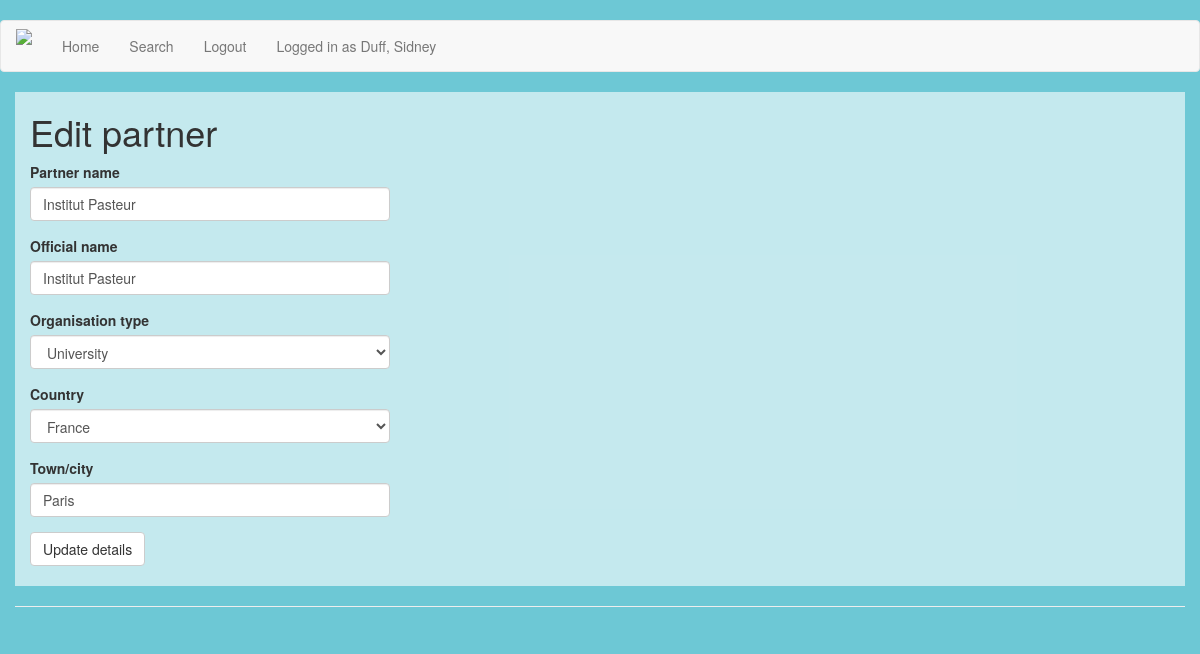
/editpartner/154 (signed in), run on an earlier commit of the app's database.
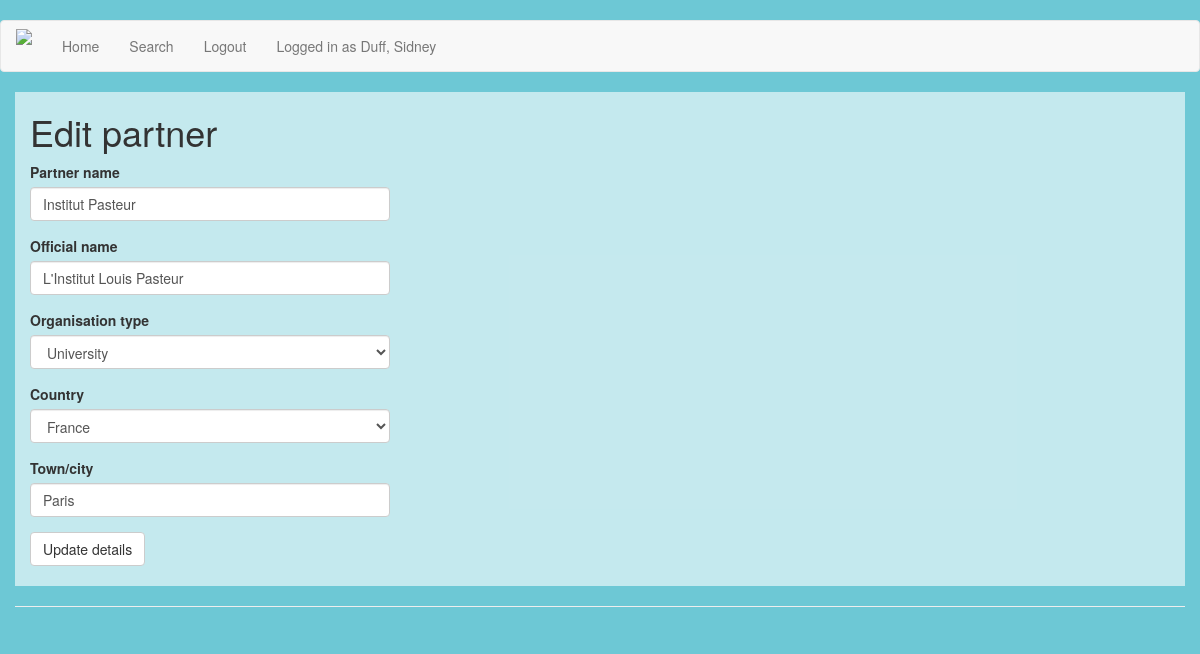
And on a later commit of the database.
### app/models.py (models this page shows, shortened)
class Partner(db.Model):
	id = db.Column(db.Integer, primary_key=True)
	name = db.Column(db.String(80), index=True, unique=True)
	offname = db.Column(db.String(80), index=True)
	ptype = db.Column(db.String(128))
	city = db.Column(db.String(128))
	country = db.Column(db.String(128), db.ForeignKey('country.iso'))
	contact = db.Column(db.String(64))
	owner = db.Column(db.Integer, db.ForeignKey('user.id'))
	created_date = db.Column(db.DateTime, index=True, default=datetime.utcnow)
	last_updated = db.Column(db.Date, index=True)
	updated_by = db.Column(db.Integer)
	agreement = db.relationship('Agreement', backref='partner_org', lazy='dynamic')
	visit = db.relationship('Visit', backref='visit_ref', lazy='dynamic')

### app/routes.py (the view, shortened to what this page needs)
@app.route('/editpartner/<id>', methods=['GET', 'POST'])
@login_required
def editpartner(id):
	countries = Country.query.all()
	options = [(str(c.iso), c.name) for c in countries]
	form = EditPartnerForm()
	form.country.choices = options
	partner = Partner.query.filter_by(id=id).first_or_404()
	form.name.data = partner.name
	form.offname.data = partner.offname
	form.ptype.data = partner.ptype
	form.country.data = partner.country
	form.city.data = partner.city
	return render_template('editpartner.html', form=form)

### app/forms.py
class EditPartnerForm(FlaskForm):
	typechoices = [('HEI', 'University'), ('NGO', 'Non-government organisation'), ('RES', 'Research centre'), ('GOV', 'Government organisation')]
	name = StringField('Partner name', validators=[Optional()])
	offname = StringField('Official name', validators=[Optional()])
	ptype = SelectField(u'Organisation type', choices=typechoices, validators=[Optional()])
	country = SelectField(u'Country', validators=[Optional()])
	city = StringField('Town/city', validators=[Optional()])
	submit = SubmitField('Update details')

### app/models.py (called while the page is built)
	@login.user_loader
	def load_user(id):
		return User.query.get(int(id))

### app/templates/editpartner.html (shortened to what this page needs)
{% extends "base.html" %}
{% block app_content %}
	<head>
	</head>
	<div class="container-fluid" id="searchbar">
		<h1>Edit partner</h1>
    		<div class="row">
        		<div class="col-md-4">
            		{{ wtf.quick_form(form) }}
        		</div>
    		</div>
    	</div>
	<hr>
{% endblock %}

What changed in the data, as far as the page shows it:
changed Partner "Institut Pasteur": offname "Institut Pasteur" → "L'Institut Louis Pasteur"
